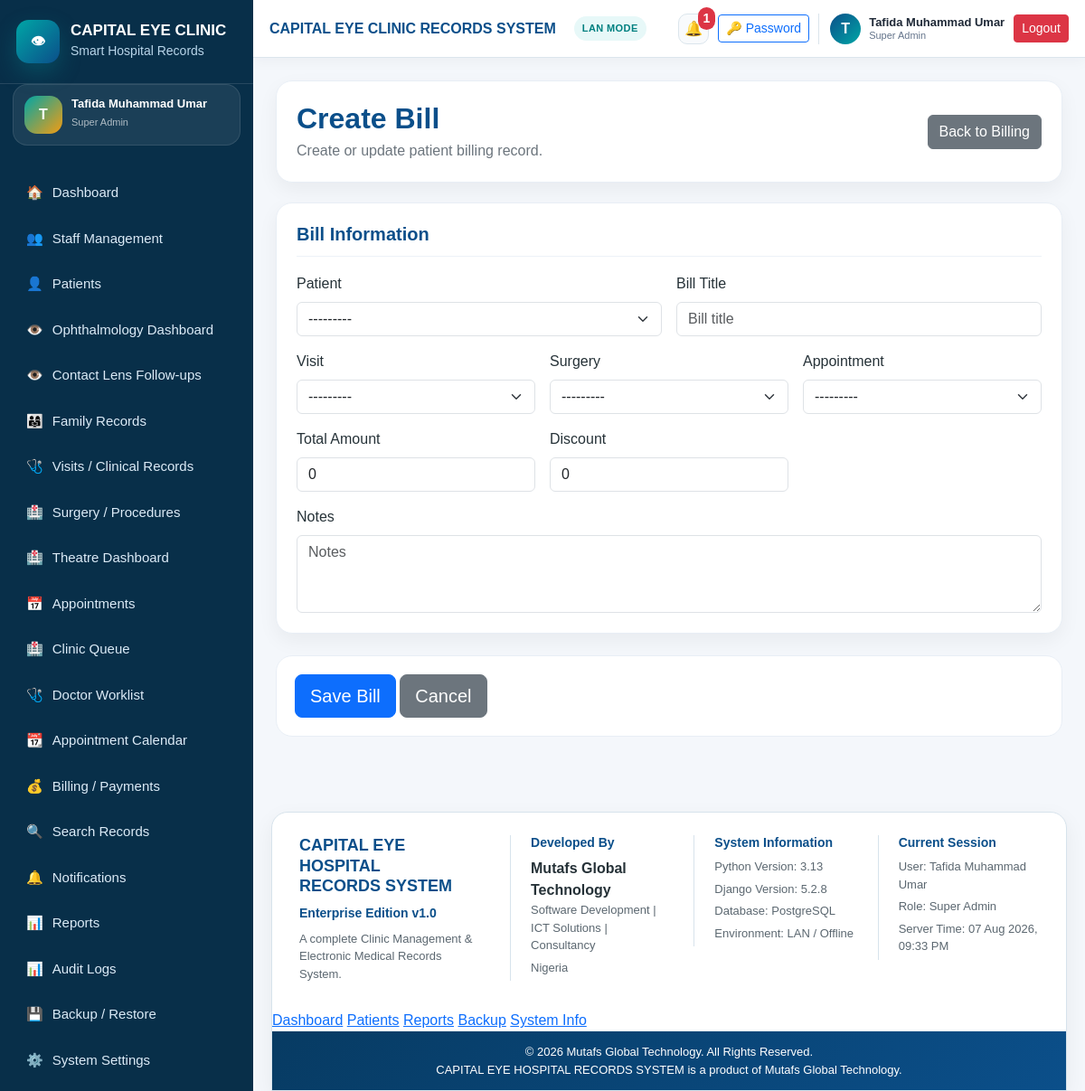
Page /patients/billing/create/ (signed in) on the committed database.
### settings_app/models.py (models this page shows, shortened)
class SystemSetting(models.Model):
    hospital_name = models.CharField(
        max_length=200,
        default="CAPITAL EYE HOSPITAL",
    )
    system_name = models.CharField(
        max_length=200,
        default="CAPITAL EYE HOSPITAL RECORDS SYSTEM",
    )
    hospital_address = models.TextField(blank=True)
    hospital_phone = models.CharField(max_length=50, blank=True)
    hospital_email = models.EmailField(blank=True)
    receipt_footer = models.TextField(
        blank=True,
        default="Thank you for choosing Capital Eye Hospital.",
    )
    report_footer = models.TextField(
        blank=True,
        default="Generated from CAPITAL EYE HOSPITAL RECORDS SYSTEM.",
    )
    backup_reminder_text = models.CharField(
        max_length=255,
        default="Remember to backup clinic records regularly.",
    )
    default_currency = models.CharField(
        max_length=10,
        default="₦",
    )
    allow_duplicate_warning = models.BooleanField(default=True)
    enable_audit_logs = models.BooleanField(default=True)
    updated_at = models.DateTimeField(auto_now=True)
    class Meta:
        verbose_name = "System Setting"
        verbose_name_plural = "System Settings"
    @classmethod
    def get_settings(cls):
        obj, created = cls.objects.get_or_create(pk=1)
        return obj

### accounts/models.py (models this page shows, shortened)
class User(AbstractUser):
    class Role(models.TextChoices):
        SUPER_ADMIN = "SUPER_ADMIN", "Super Admin"
        HOSPITAL_ADMIN = "HOSPITAL_ADMIN", "Hospital Admin"
        RECEPTIONIST = "RECEPTIONIST", "Receptionist"
        DOCTOR = "DOCTOR", "Doctor/Ophthalmologist"
        NURSE = "NURSE", "Nurse"
        CASHIER = "CASHIER", "Cashier/Accountant"
        RECORDS_OFFICER = "RECORDS_OFFICER", "Records Officer"
        LAB_STAFF = "LAB_STAFF", "Lab/Procedure Staff"
        VIEWER = "VIEWER", "Viewer/Auditor"
    role = models.CharField(
        max_length=30,
        choices=Role.choices,
        default=Role.VIEWER,
    )
    phone_number = models.CharField(max_length=20, blank=True)
    staff_id = models.CharField(max_length=30, blank=True, unique=True, null=True)
    department = models.CharField(max_length=100, blank=True)
    must_change_password = models.BooleanField(default=False)
    is_active_staff = models.BooleanField(default=True)
    created_at = models.DateTimeField(auto_now_add=True)
    updated_at = models.DateTimeField(auto_now=True)
    class Meta:
        ordering = ["first_name", "last_name", "username"]

### patients/views.py (the view, shortened to what this page needs)
# urls.py: path("billing/create/", views.bill_create, name="bill_create"),
@login_required
@finance_staff_required
def bill_create(request):
    form = BillForm(request.POST or None)
    return render(request, "patients/bill_form.html", {
        "form": form,
        "title": "Create Bill",
        "button_text": "Save Bill",
    })

### patients/forms.py
class BillForm(forms.ModelForm):
    class Meta:
        model = Bill
        fields = [
            "patient",
            "visit",
            "surgery",
            "appointment",
            "bill_title",
            "total_amount",
            "discount",
            "notes",
        ]
        widgets = {
            "patient": forms.Select(attrs={"class": "form-select"}),
            "visit": forms.Select(attrs={"class": "form-select"}),
            "surgery": forms.Select(attrs={"class": "form-select"}),
            "appointment": forms.Select(attrs={"class": "form-select"}),
            "bill_title": forms.TextInput(attrs={"class": "form-control"}),
            "total_amount": forms.NumberInput(attrs={"class": "form-control", "step": "0.01"}),
            "discount": forms.NumberInput(attrs={"class": "form-control", "step": "0.01"}),
            "notes": forms.Textarea(attrs={"class": "form-control", "rows": 3}),
        }
    def __init__(self, *args, **kwargs):
        super().__init__(*args, **kwargs)
        apply_enterprise_form_style(self)

### notifications/context_processors.py (called while the page is built)
def notification_context(request):
    if not request.user.is_authenticated:
        return {
            "unread_notifications_count": 0,
            "recent_notifications": [],
        }
    notifications = Notification.objects.filter(
        recipient=request.user,
        is_read=False,
    ) | Notification.objects.filter(
        is_global=True,
        is_read=False,
    )
    notifications = notifications.order_by("-created_at")
    return {
        "unread_notifications_count": notifications.count(),
        "recent_notifications": notifications[:5],
    }

### patients/forms.py (called while the page is built)
def apply_enterprise_form_style(form):
    for field_name, field in form.fields.items():
        existing_class = field.widget.attrs.get("class", "")
        if field.widget.__class__.__name__ == "Select":
            field.widget.attrs["class"] = f"{existing_class} form-select".strip()
        else:
            field.widget.attrs["class"] = f"{existing_class} form-control".strip()
        field.widget.attrs.setdefault("placeholder", field.label)

### patients/models.py (called while the page is built)
    def __str__(self):
        return f"{self.file_number} - {self.full_name}"

    def __str__(self):
        return f"{self.visit_number} - {self.patient.full_name}"

### templates/patients/bill_form.html (shortened to what this page needs)
{% extends "base.html" %}
{% block content %}
<div class="page-header">
    <div>
        <h2>{{ title }}</h2>
        <p>Create or update patient billing record.</p>
    </div>
    <a href="{% url 'bill_list' %}" class="btn btn-secondary">Back to Billing</a>
</div>
<form method="post" novalidate>
    <div class="panel-card mb-4">
        <div class="panel-header">
            <h5>Bill Information</h5>
        </div>
        <div class="row g-3">
            <div class="col-md-6">
                <label class="form-label">Patient</label>
                {{ form.patient }}
            </div>
            <div class="col-md-6">
                <label class="form-label">Bill Title</label>
                {{ form.bill_title }}
            </div>
            <div class="col-md-4">
                <label class="form-label">Visit</label>
                {{ form.visit }}
            </div>
            <div class="col-md-4">
                <label class="form-label">Surgery</label>
                {{ form.surgery }}
            </div>
            <div class="col-md-4">
                <label class="form-label">Appointment</label>
                {{ form.appointment }}
            </div>
            <div class="col-md-4">
                <label class="form-label">Total Amount</label>
                {{ form.total_amount }}
            </div>
            <div class="col-md-4">
                <label class="form-label">Discount</label>
                {{ form.discount }}
            </div>
            <div class="col-md-12">
                <label class="form-label">Notes</label>
                {{ form.notes }}
            </div>
        </div>
    </div>
    <div class="form-actions">
        <button type="submit" class="btn btn-primary btn-lg">{{ button_text }}</button>
        <a href="{% url 'bill_list' %}" class="btn btn-secondary btn-lg">Cancel</a>
    </div>
</form>
{% endblock %}

### templates/base.html (shortened to what this page needs)
{% load static %}
<!DOCTYPE html>
<html lang="en">
<head>
    <link href="{% static 'css/bootstrap.min.css' %}" rel="stylesheet">
    <link href="{% static 'css/app.css' %}?v=20260802-4" rel="stylesheet">
</head>
<body>
{% if user.is_authenticated %}
<div class="app-wrapper">
    <aside class="sidebar" id="sidebar">
        <div class="sidebar-brand">
            <div class="brand-logo eye-brand-logo">👁</div>
            <div>
                <h5>{{ system_settings.hospital_name|default:"CAPITAL EYE" }}</h5>
                <small>Smart Hospital Records</small>
            </div>
        </div>
        <div class="sidebar-user-mini">
            <div class="sidebar-user-avatar">
                {{ request.user.get_full_name|default:request.user.username|slice:":1"|upper }}
            </div>
            <div>
                <strong>{{ request.user.get_full_name|default:request.user.username }}</strong>
                <small>{{ request.user.get_role_display }}</small>
            </div>
        </div>
        <nav class="sidebar-nav">
            <a href="{% url 'dashboard' %}"
               class="nav-link-item {% if request.resolver_match.url_name == 'dashboard' %}active{% endif %}">
                <span>🏠</span> Dashboard
            </a>
            <a href="{% url 'staff_dashboard' %}"
               class="nav-link-item {% if 'staff' in request.resolver_match.url_name %}active{% endif %}">
                <span>👥</span> Staff Management
            </a>
            <a href="{% url 'patient_list' %}"
               class="nav-link-item {% if request.resolver_match.url_name == 'patient_list' or request.resolver_match.url_name == 'patient_create' or request.resolver_match.url_name == 'patient_detail' %}active{% endif %}">
                <span>👤</span> Patients
            </a>
            <a href="{% url 'ophthalmology_dashboard' %}"
               class="nav-link-item {% if request.resolver_match.url_name == 'ophthalmology_dashboard' %}active{% endif %}">
                <span>👁️</span> Ophthalmology Dashboard
            </a>
            <a href="{% url 'contact_lens_follow_up_queue' %}"
               class="nav-link-item {% if request.resolver_match.url_name == 'contact_lens_follow_up_queue' %}active{% endif %}">
                <span>👁️</span> Contact Lens Follow-ups
            </a>
            <a href="{% url 'family_group_list' %}" class="nav-link-item">
                <span>👨‍👩‍👧</span> Family Records
            </a>
            <a href="{% url 'visit_list' %}" class="nav-link-item">
                <span>🩺</span> Visits / Clinical Records
            </a>
            <a href="{% url 'surgery_list' %}" class="nav-link-item">
                <span>🏥</span> Surgery / Procedures
            </a>
            <a href="{% url 'surgery_theatre_dashboard' %}" class="nav-link-item">
                <span>🏥</span> Theatre Dashboard
            </a>
            <a href="{% url 'appointment_list' %}" class="nav-link-item">
                <span>📅</span> Appointments
            </a>
            <a href="{% url 'clinic_queue' %}" class="nav-link-item">
                <span>🏥</span> Clinic Queue
            </a>
            <a href="{% url 'doctor_worklist' %}" class="nav-link-item">
                <span>🩺</span> Doctor Worklist
            </a>
            <a href="{% url 'appointment_calendar' %}" class="nav-link-item">
                <span>📆</span> Appointment Calendar
            </a>
            <a href="{% url 'bill_list' %}" class="nav-link-item">
                <span>💰</span> Billing / Payments
            </a>
            <a href="{% url 'global_search' %}" class="nav-link-item">
                <span>🔍</span> Search Records
            </a>
            <a href="{% url 'notification_list' %}"
               class="nav-link-item {% if 'notification' in request.resolver_match.url_name %}active{% endif %}">
                <span>🔔</span> Notifications
            </a>
            <a href="{% url 'reports_dashboard' %}"
               class="nav-link-item {% if 'report' in request.resolver_match.url_name %}active{% endif %}">
                <span>📊</span> Reports
            </a>
            <a href="{% url 'audit_log_list' %}" class="nav-link-item">
                <span>📊</span> Audit Logs
            </a>
            <a href="{% url 'backup_dashboard' %}" class="nav-link-item">
                <span>💾</span> Backup / Restore
            </a>
            <a href="{% url 'system_setting_update' %}" class="nav-link-item">
                <span>⚙️</span> System Settings
            </a>
            <a href="{% url 'about_system' %}"
               class="nav-link-item {% if request.resolver_match.url_name == 'about_system' %}active{% endif %}">
            </a>
        </nav>
    </aside>
    <main class="main-content">
        <header class="topbar enterprise-topbar">
            <div class="topbar-title">
                <strong>{{ system_settings.system_name }}</strong>
                <span class="system-mode-badge">LAN MODE</span>
            </div>
            <div class="user-area enterprise-user-area">
                <a href="{% url 'notification_list' %}" class="topbar-icon-btn position-relative" title="Notifications">
                    🔔
                    {% if unread_notifications_count %}
                        <span class="notification-count-badge">{{ unread_notifications_count }}</span>
                    {% endif %}
                </a>
                <a href="{% url 'change_own_password' %}" class="btn btn-sm btn-outline-primary topbar-password-btn">
                    🔑 Password
                </a>
                <div class="topbar-user-card">
                    <div class="topbar-avatar">
                        {{ request.user.get_full_name|default:request.user.username|slice:":1"|upper }}
                    </div>
                    <div class="topbar-user-text">
                        <strong>{{ request.user.get_full_name|default:request.user.username }}</strong>
                        <small>{{ request.user.get_role_display }}</small>
                    </div>
                </div>
                <a href="{% url 'logout' %}" class="btn btn-sm btn-danger">
                    Logout
                </a>
            </div>
        </header>
        <section class="page-content page-transition">
            {% block content %}{% endblock %}
        </section>
        <footer class="enterprise-footer">
            <div class="enterprise-footer-grid">
                <div class="footer-brand">
                    <h5>CAPITAL EYE HOSPITAL<br>RECORDS SYSTEM</h5>
                    <p>Enterprise Edition v1.0</p>
                    <small>
                        A complete Clinic Management & Electronic Medical Records System.
                    </small>
                </div>
                <div class="footer-section">
                    <h6>Developed By</h6>
                    <strong>Mutafs Global Technology</strong>
                    <p>Software Development | ICT Solutions | Consultancy</p>
                    <small>Nigeria</small>
                </div>
                <div class="footer-section">
                    <h6>System Information</h6>
                    <p>Python Version: 3.13</p>
                    <p>Django Version: 5.2.8</p>
                    <p>Database: PostgreSQL</p>
                    <p>Environment: LAN / Offline</p>
                </div>
                <div class="footer-section">
                    <h6>Current Session</h6>
                    <p>User: {{ request.user.get_full_name|default:request.user.username }}</p>
                    <p>Role: {{ request.user.get_role_display }}</p>
                    <p>Server Time: {% now "d M Y, h:i A" %}</p>
                </div>
            </div>
            <div class="enterprise-footer-links">
                <a href="{% url 'dashboard' %}">Dashboard</a>
                <a href="{% url 'patient_list' %}">Patients</a>
                <a href="{% url 'reports_dashboard' %}">Reports</a>
                <a href="{% url 'backup_dashboard' %}">Backup</a>
                <a href="{% url 'about_system' %}">System Info</a>
            </div>
            <div class="enterprise-footer-bottom">
                © {% now "Y" %} Mutafs Global Technology. All Rights Reserved.
                <br>
                CAPITAL EYE HOSPITAL RECORDS SYSTEM is a product of Mutafs Global Technology.
            </div>
        </footer>
    </main>
</div>
{% else %}
    {% block public_content %}{% endblock %}
{% endif %}
</body>
</html>

### rows in the picture
SystemSetting: hospital_name "CAPITAL EYE CLINIC", system_name "CAPITAL EYE CLINIC RECORDS SYSTEM"
User: user.get_full_name "T", user.get_full_name "Tafida Muhammad Umar", user.role "Super Admin"

### other values in the picture
{{ unread_notifications_count }} "1"
{{ title }} "Create Bill"
{{ button_text }} "Save Bill"
